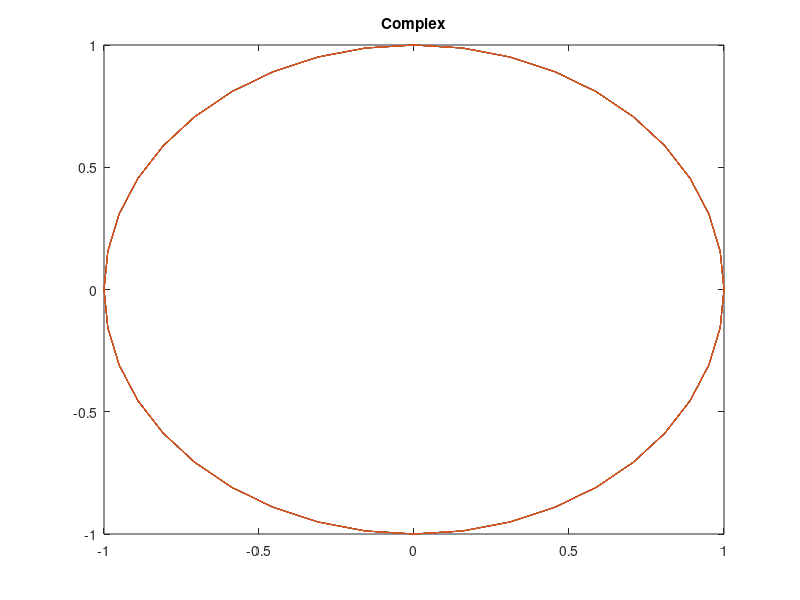
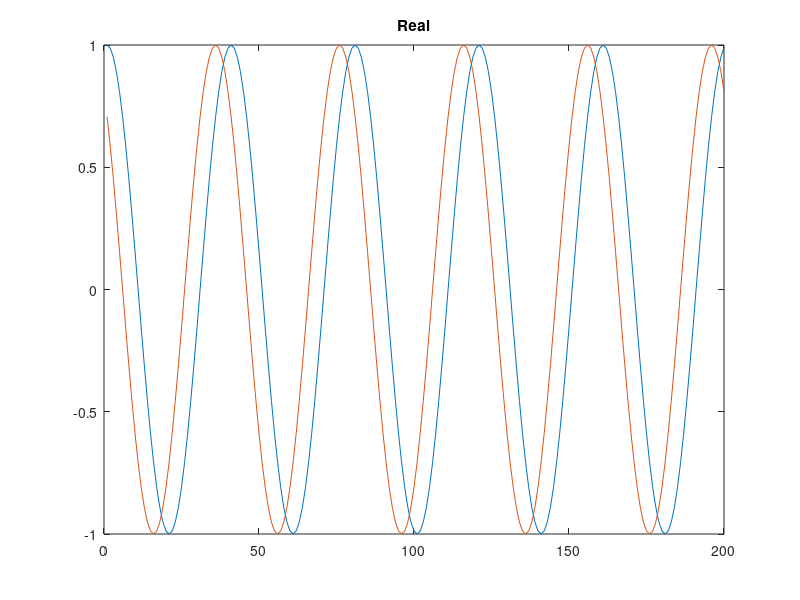
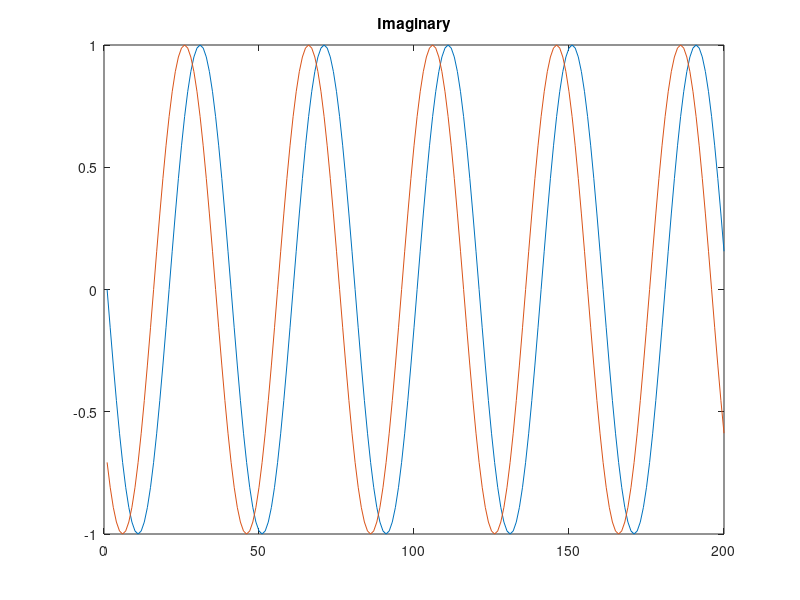
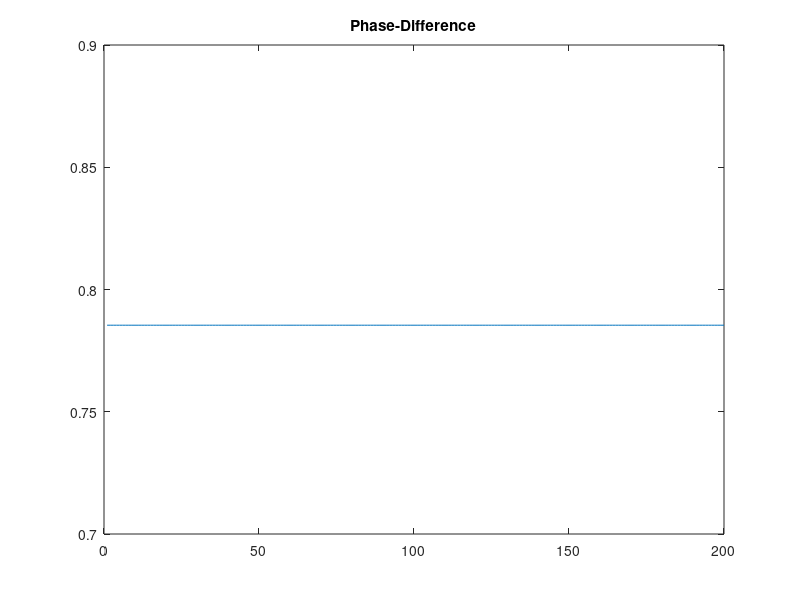

Source code (MATLAB) for these figures, in order:
%% Header
% Find phase difference between two complex constant sine waves
clear variables


%% Initializations
fs = 200;
T=1;
fc=5;

% fs = 4e6;
% T=0.5;
% fc=.1e6;

% Time vector
t = 0:1/fs:T-1/fs;

%Signal generation FIX THIS
R1=exp(-1j*(2*pi*((fc)/T).*t));
R2_phase_shift = exp(-1j*(pi/4));
R2=R1*R2_phase_shift;

phase_difference = angle(R1./R2);

figure(1)
plot(R1)
hold on
plot(R2)
title Complex
hold off

figure(2)
plot(real(R1))
hold on
plot(real(R2))
title Real
hold off

figure(3)
plot(imag(R1))
hold on
plot(imag(R2))
title Imaginary
hold off

figure(4)
plot(phase_difference)
title Phase-Difference